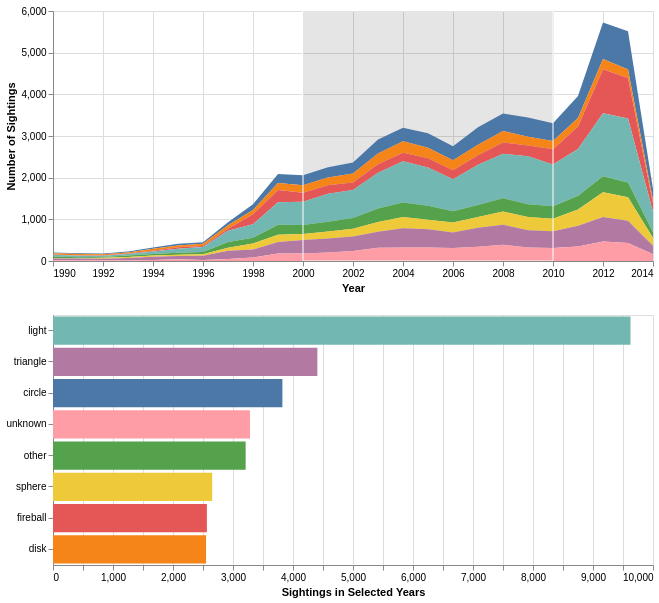

Notebook code cell kept with this figure:
### Code cell
chart = timeline & bars
chart

### Figure 1 — Vega-Lite specification as saved in the notebook (floating-point values rounded to 4 significant figures; data arrays with more than 128 entries replaced by an {"elided": "..."} marker saying what was removed)
{"config": {"view": {"continuousWidth": 300, "continuousHeight": 300}}, "vconcat": [{"mark": {"type": "area"}, "encoding": {"color": {"field": "shape", "scale": {"scheme": "tableau10"}, "title": "Shape", "type": "nominal"}, "opacity": {"condition": {"param": "param_f508ba41f0934305", "value": 1}, "value": 0.2}, "tooltip": [{"field": "year", "type": "quantitative"}, {"field": "shape", "type": "nominal"}, {"field": "count", "type": "quantitative"}], "x": {"axis": {"format": "d"}, "field": "year", "title": "Year", "type": "quantitative"}, "y": {"field": "count", "title": "Number of Sightings", "type": "quantitative"}}, "height": 250, "name": "view_fc1f6a9e9643b714_0", "width": 600}, {"mark": {"type": "bar"}, "encoding": {"color": {"field": "shape", "legend": null, "scale": {"scheme": "tableau10"}, "type": "nominal"}, "tooltip": [{"field": "shape", "type": "nominal"}, {"aggregate": "sum", "field": "count", "type": "quantitative"}], "x": {"aggregate": "sum", "field": "count", "title": "Sightings in Selected Years", "type": "quantitative"}, "y": {"field": "shape", "sort": "-x", "title": null, "type": "nominal"}}, "height": 250, "transform": [{"filter": {"param": "param_6763a15151e43eea"}}], "width": 600}], "data": {"name": "data-fe86d3f0751fedc09ad1455e276de068"}, "params": [{"name": "param_6763a15151e43eea", "select": {"type": "interval", "encodings": ["x"]}, "value": {"x": [2000, 2010]}, "views": ["view_fc1f6a9e9643b714_0"]}, {"name": "param_f508ba41f0934305", "select": {"type": "point", "fields": ["shape"]}, "bind": "legend", "views": ["view_fc1f6a9e9643b714_0"]}], "$schema": "https://vega.github.io/schema/vega-lite/v6.1.0.json", "datasets": {"data-fe86d3f0751fedc09ad1455e276de068": {"elided": "200 records"}}}
